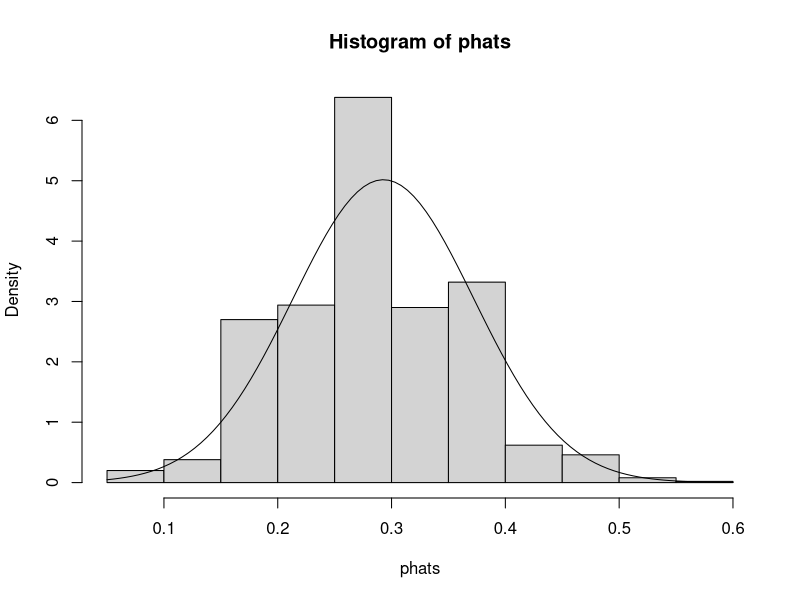
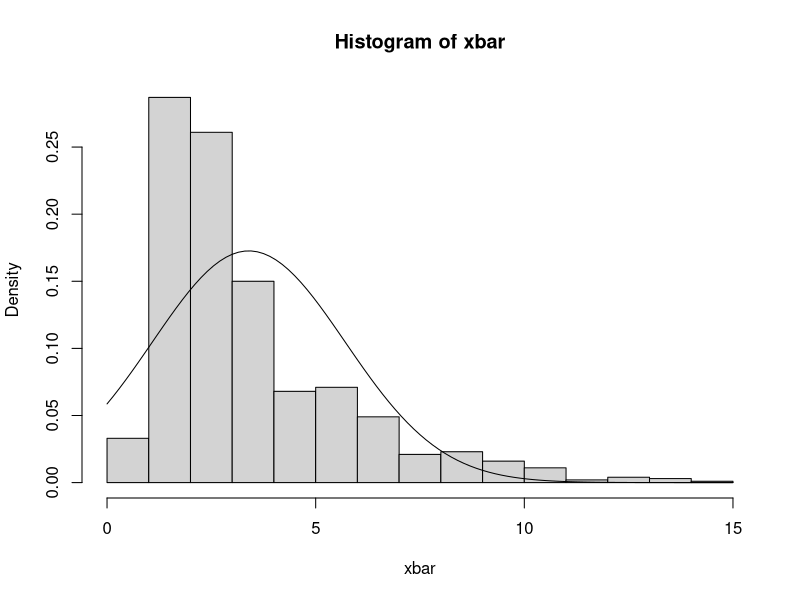
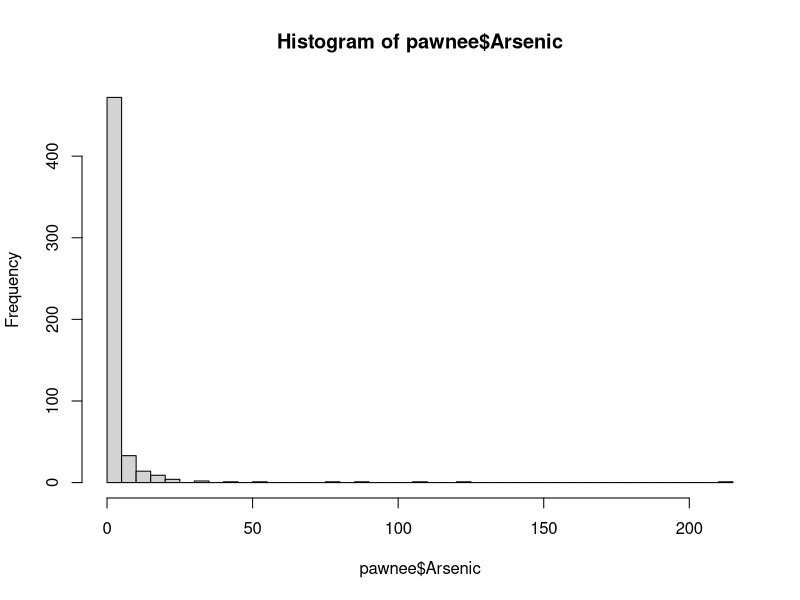
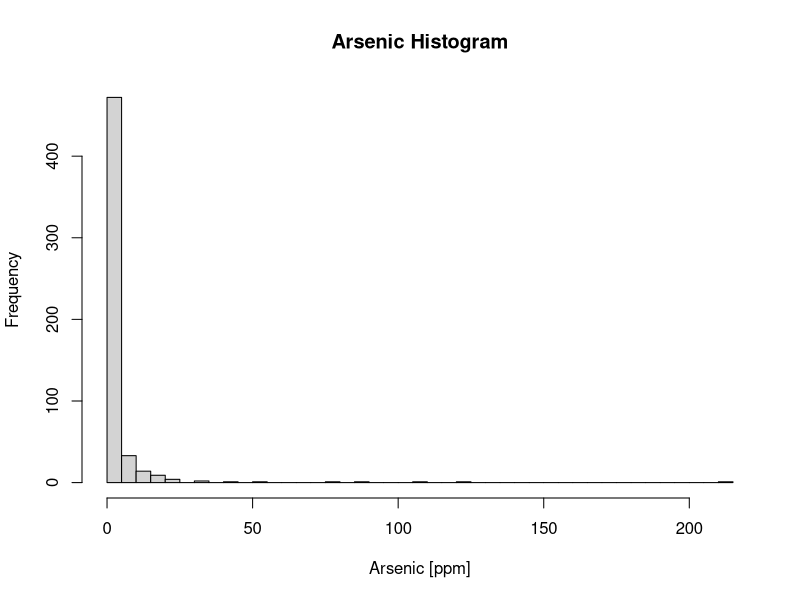

Generate these figures, in order, with R:
## ---- chunk 1
# 1a
n <- 365
p <- 0.40

# 1b
binom_mean <- n*p
binom_mean

binom_var <- n*p*(1-p)
binom_var

binom_std <- sqrt(n*p*(1-p))
binom_std

# 1c
dbinom(145, size=n, prob=p)

# 1d
pbinom(175, size=n, prob=p) - pbinom(124, size=n, prob=p)

# 1e
mu <- 200
sigma <- 20
1 - pnorm(230, mean=mu, sd=sigma)
# or
pnorm(230, mean=mu, sd=sigma, lower.tail=FALSE)
## ---- chunk 2
pawnee <- read.csv('pawnee.csv')

# 2a

# We first create objects for common quantities we will use for this exercise. 
n <- 30 # The sample size 
N <- 541 # The population size 
M <- 1000 # Number of samples/repetitions 
# Create vectors to store the simulated proportions from each repetition. 
phats <- numeric(M) # for sample proportions 
# Set the seed for reproduceability 
set.seed(123) 
# Always set the seed OUTSIDE the for loop. 
# Now we start the loop. Let i cycle over the numbers 1 to 1000 (i.e., iterate 1000 times). 
for(i in seq_len(M)){ 
  # The i-th iteration of the for loop represents a single repetition. 
  # Take a simple random sample of size n from the population of size N. 
  index <- sample(N, size = n) 
  # Save the random sample in the sample_i vector. 
  sample_i <- pawnee[index, ] 
  # Compute the proportion of the i-th sample of households with a new health issue. 
  phats[i] <- mean(sample_i$New_hlth_issue == "Y") 
}

hist(phats, prob=TRUE)
curve(dnorm(x, mean(phats), sd(phats)), add = TRUE)

# 2b
mean(phats)
sd(phats)
# The mean of the simulated sample proportion was about 29% with a standard deviation of about 8% (or 0.079).

# 2c
# Yes I believe the simulated distribution of sample proportions is approximately normal.
# There is a sufficient agreement with the mode and moderate agreement elsewhere. More importantly
# our simulated distribution is unimodal and symmetric.

# 2d
# bar{phat} = n * p / n = p = mean(phats)
# sd{phat} = sqrt(p * (1 - p) / n) = sqrt(mean(phats) * (1-mean(phats)) / n)
p = mean(phats)
p_sd = sqrt(p * (1 - p) / n)
p
p_sd

# We predicted ...
# These values are very close to our answers in part b. In particular our stheory tandard deviation is 
# within 0.004 of our empirical standard deviation.
## ---- chunk 3
# 3a

# We first create objects for common quantities we will use for this exercise. 
n <- 30 # The sample size 
N <- 541 # The population size 
M <- 1000 # Number of samples/repetitions 
# Create vectors to store the simulated proportions from each repetition. 
xbar <- numeric(M) # for sample means 
# Set the seed for reproduceability 
set.seed(123) 
# Always set the seed OUTSIDE the for loop. 
# Now we start the loop. Let i cycle over the numbers 1 to 1000 (i.e., iterate 1000 times). 
for(i in seq_len(M)){ 
  # The i-th iteration of the for loop represents a single repetition. 
  # Take a simple random sample of size n from the population of size N. 
  index <- sample(N, size = n) 
  # Save the random sample in the sample_i vector. 
  sample_i <- pawnee[index, ] 
  # Compute the proportion of the i-th sample of households with a new health issue. 
  xbar[i] <- mean(sample_i$Arsenic) 
}

# 3b
hist(xbar, prob=TRUE)
curve(dnorm(x, mean(xbar), sd(xbar)), add = TRUE)

# 3c
# We do not believe the simulated distribution for sample arsenic means is approximately normal.
# First, the distribution is right skewed. Second, there seems to be some distance between the mode of 
# our simulated distribution and the theoretical normal distribution. The theoretical normal distribution
# has significant chance of having attaining negative values. This is not possible with our simulated distribution.
hist(pawnee$Arsenic, breaks=35)
# The underlying distribution of arsenic is heavily skewed, so it should take more samples
# (larger n and N) for the Central Limit Theorem approximation to hold. This is why our
# result is different.
## ---- chunk 4
pawnee <- read.csv('pawnee.csv')

# 4a
head(pawnee)
dim(pawnee)

# 4b
set.seed(1337)
sample_indices <- sample(541, size=30)
pawnee_sample <- pawnee[sample_indices,]

sample_indices
head(pawnee_sample)

# 4c
mean(pawnee_sample$Arsenic)
mean(pawnee_sample$New_hlth_issue == 'Y')

# The mean arsenic level from our sample is 0.85 ppm.
# The proportion of households experiencing a major health issue in the sample is about 20%

# 4d
# The symbol from lecture for the mean arsenic level is xbar or bar(x).
# The symbol from lecture for the sample proportion is phat or hat(p).

# 4e
n <- 30

phat <- mean(pawnee_sample$New_hlth_issue == 'Y')
phat_sd <- sqrt(phat*(1-phat)/n)

# 90% CI
phat + phat_sd * qnorm(c(0.05, 0.95))

# 95% CI
phat + phat_sd * qnorm(c(0.025, 0.975))

# 99% CI
phat + phat_sd * qnorm(c(0.005, 0.995))

# 4f

# The 100% confidence interval for the population proportions is just all possible probabilities.
# This is the interval [0, 1].

# 4g

mean(pawnee$New_hlth_issue == 'Y')
# The true population mean of 0.292 falls within each of the confidence intervals from 4e.

# 4h

hist(pawnee$Arsenic, xlab='Arsenic [ppm]', main = 'Arsenic Histogram', breaks=45)
